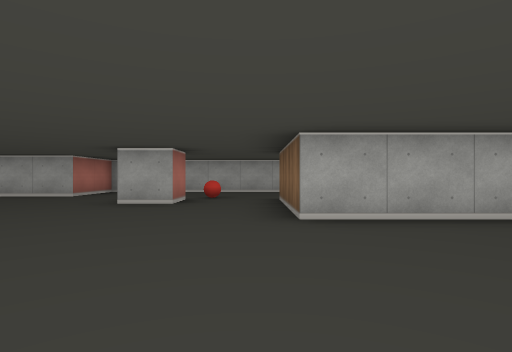
[1] (above)

20 first-person views from a walk through a cub3D ray-caster map. The camera is about half as high as the walls, looks level and sees 80° across. The floor is counted in squares. Each view is taken from the middle of a square. On the plan, view 1 faces up. The plan holds only what a view shows up to about 9 squares ahead; the rest is blank.

[2]
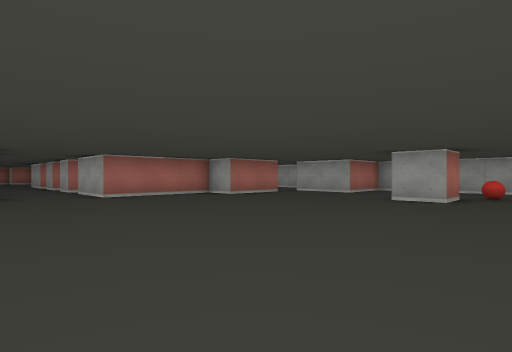

[3]
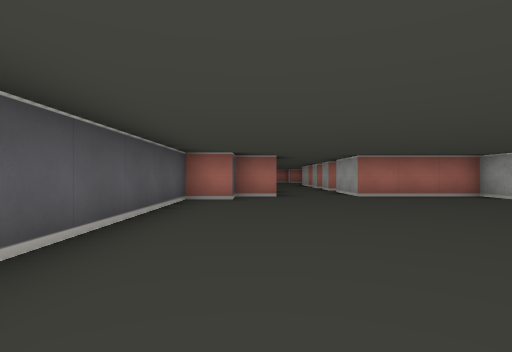

[4]
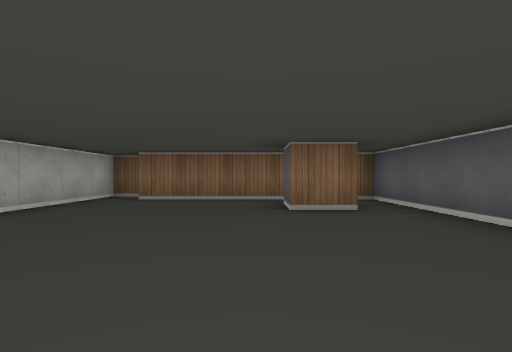

[5]
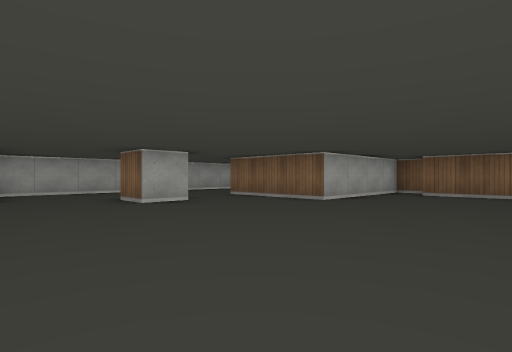

[6]
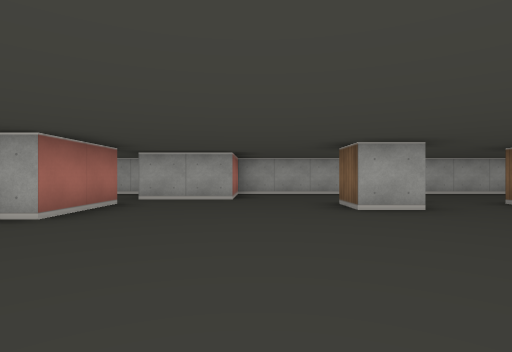

[7]
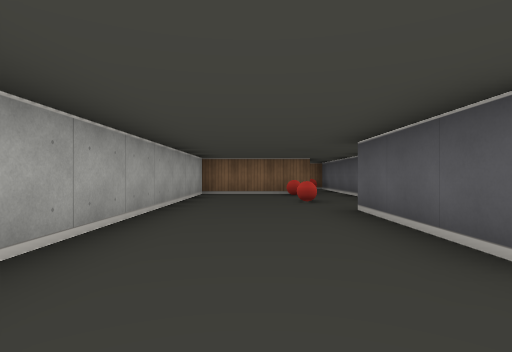

[8]
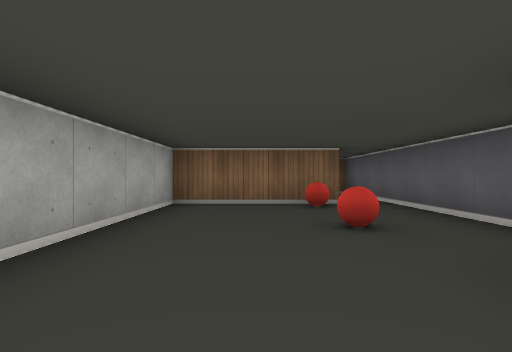

[9]
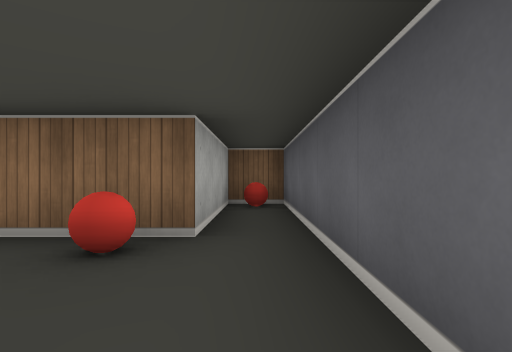

[10]
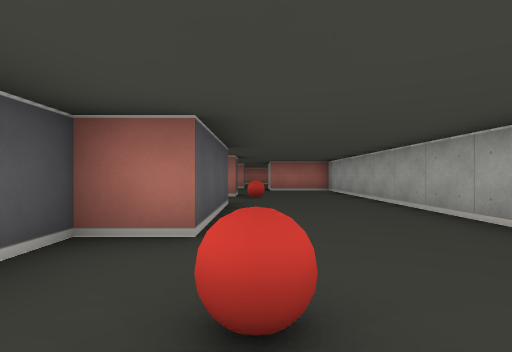

[11]
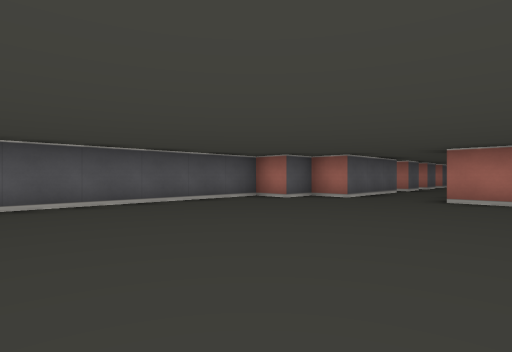

[12]
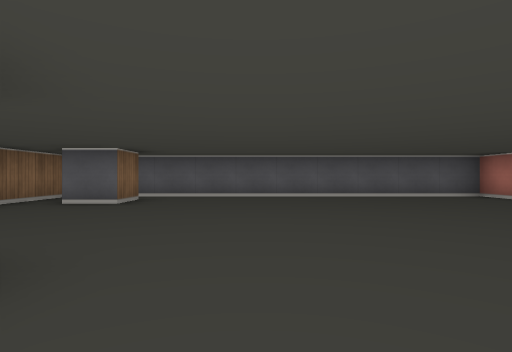

[13]
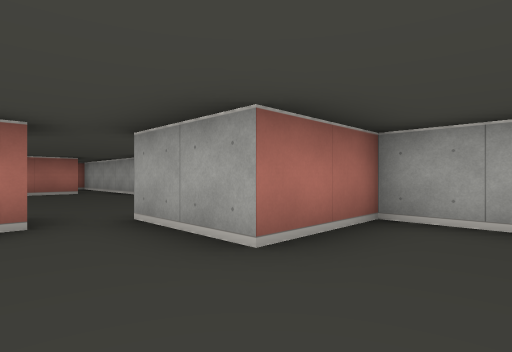

[14]
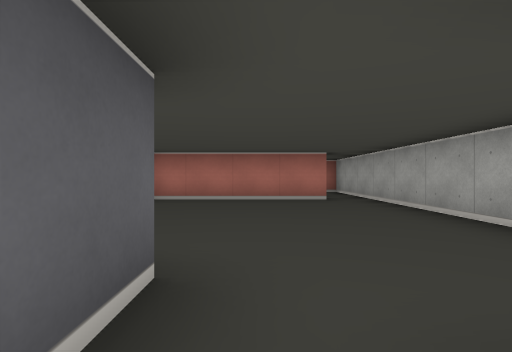

[15]
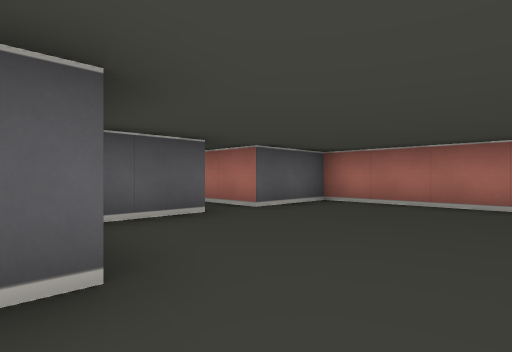

[16]
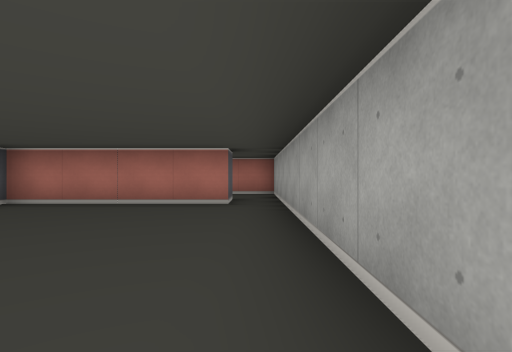

[17]
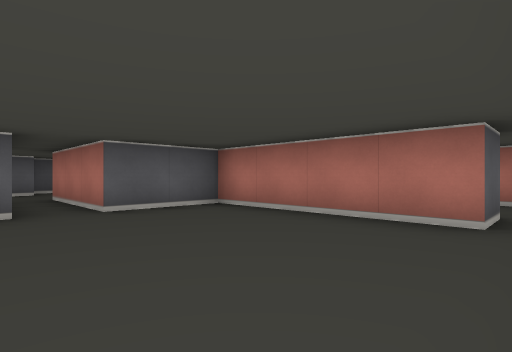

[18]
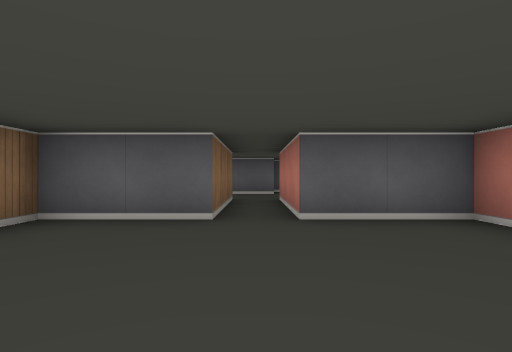

[19]
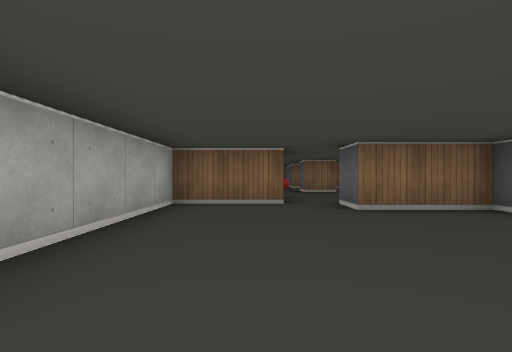

[20]
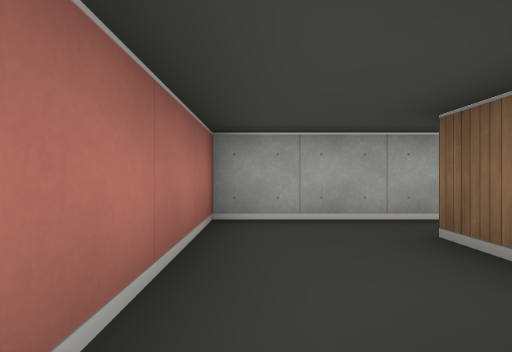

### Floor plan
Ten units are one square. View 1 is at (0, 0); x grows to the right and y downward. Boxes are objects, and circles mark ways between rooms. Rooms are numbered by the first view taken in them; rooms with no view inside come last. Other rooms are left out.
<svg viewBox="-160 -100 270 130">
<path fill="none" stroke="#000" d="M-15 -55 -25 -55 -25 -65M-65 -65 -65 -45 -75 -45 -75 -15 -95 -15M-45 -75 -65 -75M15 15 15 5 25 5M-95 5 -75 5 -75 15 -65 15 -65 25 35 25 35 -25M45 -28 45 -35 5 -35 5 -55M5 -55 5 -65 35 -65 35 -55 105 -55 105 -65 75 -65 75 -95 -45 -95 -45 -75M-21 -65 -15 -65 -15 -55M-125 -85 -125 -45 -105 -45 -105 -15M-65 -75 -65 -95 -125 -95M-95 -15 -95 -45 -75 -45 -75 -65 -65 -65M-135 -78 -135 -85 -125 -85M-125 -95 -155 -95 -155 -65"/>
<rect x="-15" y="-75" width="10" height="10" fill="#bbb"><title>ball</title></rect>
<rect x="45" y="-75" width="10" height="10" fill="#bbb"><title>ball</title></rect>
<rect x="65" y="-75" width="10" height="10" fill="#bbb"><title>ball</title></rect>
<rect x="95" y="-65" width="10" height="10" fill="#bbb"><title>ball</title></rect>
<circle cx="-35" cy="-75" r="3" fill="#2a7"/>
<circle cx="0" cy="-60" r="3" fill="#2a7"/>
<circle cx="-70" cy="-70" r="3" fill="#2a7"/>
<circle cx="-130" cy="-90" r="3" fill="#2a7"/>
<text x="-30" y="-20">1</text>
<text x="20" y="-80">2</text>
<text x="-100" y="-70">3</text>
<text x="-140" y="-80">4</text>
</svg>
Room 1 opens to room 2. Room 1 opens to room 3. Room 3 opens to room 4.

Where each view was taken, in squares from view 1:
view 1: 0 up, 0 right, facing up
view 2: 1 down, 0 right, facing up-left
view 3: 1 down, 0 right, facing left
view 4: 0 up, 3 left, facing right
view 5: 0 up, 5 left, facing up-right
view 6: 1 up, 4 left, facing up
view 7: 8 up, 1 left, facing right
view 8: 8 up, 2 right, facing right
view 9: 6 up, 5 right, facing right
view 10: 7 up, 6 right, facing left
view 11: 3 up, 1 left, facing down-left
view 12: 5 up, 1 left, facing down
view 13: 6 up, 3 left, facing up-left
view 14: 7 up, 6 left, facing left
view 15: 8 up, 7 left, facing down-left
view 16: 9 up, 7 left, facing left
view 17: 9 up, 9 left, facing down-left
view 18: 8 up, 10 left, facing down
view 19: 8 up, 12 left, facing right
view 20: 6 up, 15 left, facing up
